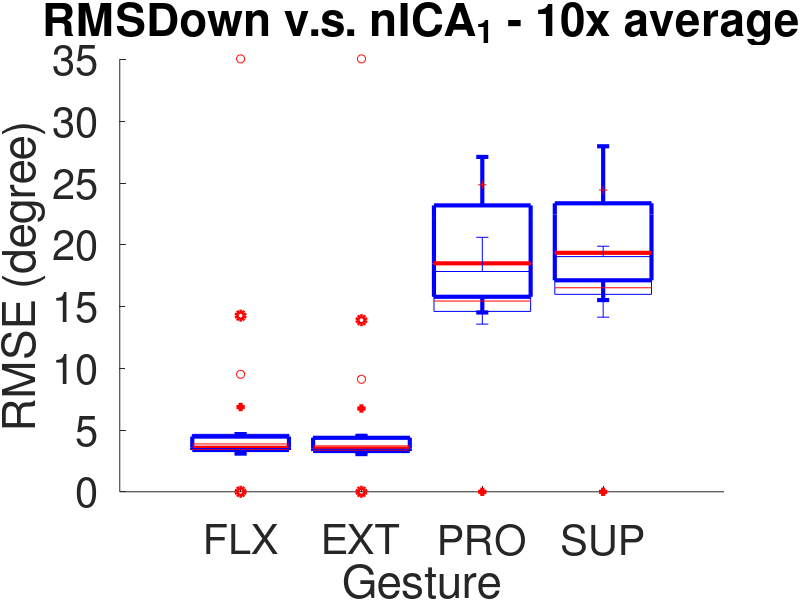

Source code (MATLAB):
% Remove outlier of each gesture in each round (N/60 * 10)
% Find the median w/ the mean of the outlier removed round

close all; clear all;
mean_list = zeros(10, 4);


nica_data = load('./result/S2WA_23_nICA_4_SPS30_10rd_data.mat');
nica_data = nica_data.all_RMS_list;

rmsdown_data = load('./result/S2WA_23_RMSDown_4_SPS30_10rd_data.mat');
rmsdown_data = rmsdown_data.all_RMS_list;

title_string = 'RMSDown v.s. nICA_1 - 10x average';

%%%
for i = 1 : 9
s_idx = (i - 1) * 4 + 1;
data = rmsdown_data(:, s_idx:s_idx+3);

outlier_list = isoutlier(data, 'quartiles');
outlier_list = ~outlier_list;

for r = 1 : 4
    clean_data = data(outlier_list(:, r), r);
    mean_list(i, r) = mean(clean_data);
end
end

rmsdown_mean_list = mean_list;
rmsdown_mean_outlier_list = isoutlier(rmsdown_mean_list, 'quartiles');
rmsdown_mean_outlier_list = ~rmsdown_mean_outlier_list;

rmsdown_mean_mean_list = zeros(1, 4);
for r = 1 : 4
    clean_data = rmsdown_mean_list(rmsdown_mean_outlier_list(:, r), r);
    
    rmsdown_mean_mean_list(r) = mean(clean_data);
end

%%%
for i = 1 : 10
s_idx = (i - 1) * 4 + 1;
data = nica_data(:, s_idx:s_idx+3);

outlier_list = isoutlier(data, 'quartiles');
outlier_list = ~outlier_list;

for r = 1 : 4
    clean_data = data(outlier_list(:, r), r);
    mean_list(i, r) = mean(clean_data);
end
end

nica_mean_list = mean_list;
nica_mean_outlier_list = isoutlier(nica_mean_list, 'quartiles');
nica_mean_outlier_list = ~nica_mean_outlier_list;

nica_mean_mean_list = zeros(1, 4);
for r = 1 : 4
    clean_data = nica_mean_list(nica_mean_outlier_list(:, r), r);
    
    nica_mean_mean_list(r) = mean(clean_data);
end


%%
max_error = max(max(max(rmsdown_mean_list)), max(max(nica_mean_list)));

figure; hold on;
title(title_string);
boxplot(rmsdown_mean_list, 'Labels',{'FLX', 'EXT', 'PRO','SUP'});
set(findobj(gca, 'type', 'line'), 'linew', 3);

boxplot(nica_mean_list, 'Labels',{'FLX', 'EXT', 'PRO','SUP'});
set(gca,'fontsize', 30);
xlabel('Gesture'); ylabel('RMSE (degree)');
ylim([0 max_error]);


rmsdown_qt = quantile(rmsdown_mean_list, [0.25 0.5 0.75]);
fprintf('RMSDown: \t75th: \t\t');
fprintf('%f\t', rmsdown_qt(3, :));
fprintf('\nRMSDown: \t25th: \t\t');
fprintf('%f\t', rmsdown_qt(1, :));

nICA_qt = quantile(nica_mean_list, [0.25 0.5 0.75]);
fprintf('\nnICA: \t\t75th: \t\t');
fprintf('%f\t', nICA_qt(3, :));
fprintf('\nnICA: \t\t25th: \t\t');
fprintf('%f\t', nICA_qt(1, :));
fprintf('\n');

fprintf('\nMean:');
fprintf('\nRMSDown: \t');
fprintf('%.2f\t', mean(rmsdown_mean_list));

fprintf('\nnICA: \t\t');
fprintf('%.2f\t', mean(nica_mean_list));
fprintf('\n');

fprintf('\nMedian:');
fprintf('\nRMSDown: \t');
fprintf('%.2f\t', rmsdown_qt(2, :));
fprintf('\nnICA: \t\t');
fprintf('%.2f\t', nICA_qt(2, :));
fprintf('\n');

fprintf('\nMean w/ round mean outlier removed:');
fprintf('\nRMSDown: \t');
fprintf('%.2f\t', rmsdown_mean_mean_list);

fprintf('\nnICA: \t\t');
fprintf('%.2f\t', nica_mean_mean_list);
fprintf('\n');